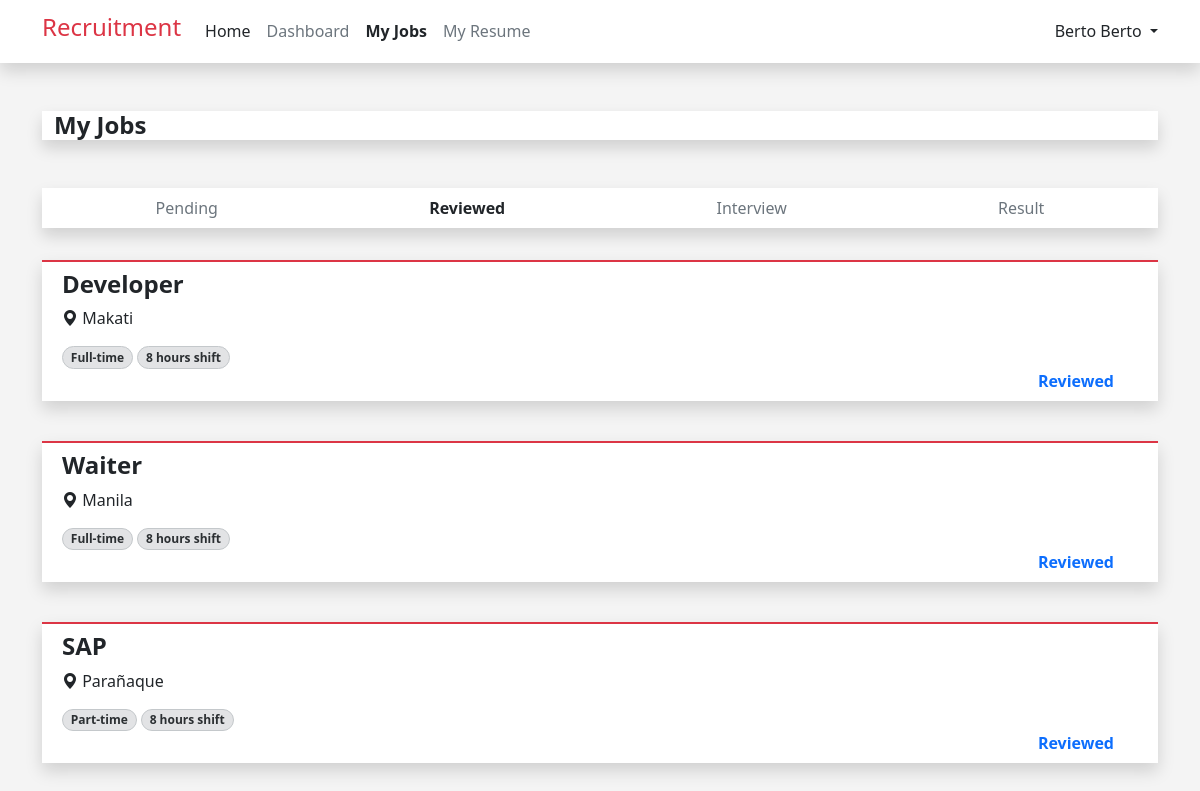
The app's page /my_jobs.php?status=Reviewed (signed in), older data.
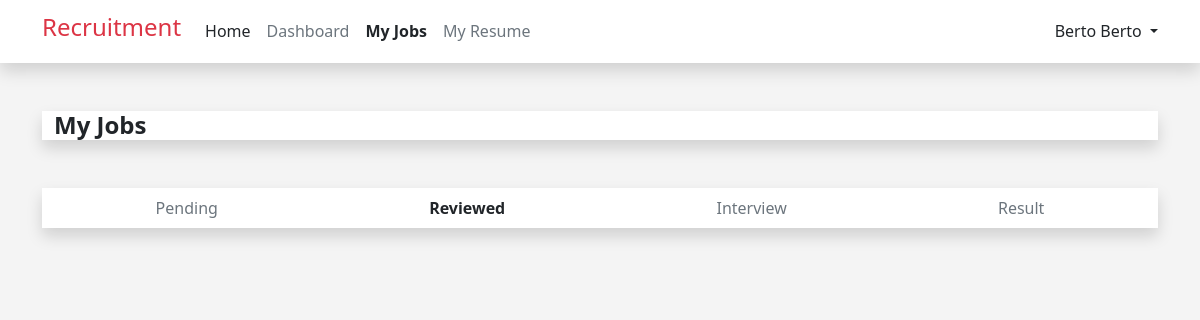
The same page, newer data.
### tables this page shows
CREATE TABLE `job_applicants` (
  `id` int(12) NOT NULL,
  `user_id` int(12) NOT NULL,
  `job_id` int(12) NOT NULL,
  `application_status` varchar(255) NOT NULL,
  `interview_date` datetime DEFAULT NULL
);

CREATE TABLE `jobs` (
  `id` int(12) NOT NULL,
  `job_name` varchar(255) NOT NULL,
  `salary` int(12) NOT NULL,
  `job_type` varchar(255) NOT NULL,
  `shift_and_schedule` varchar(255) NOT NULL,
  `location` varchar(255) NOT NULL,
  `job_description` text NOT NULL,
  `benefits` text NOT NULL,
  `priority` varchar(255) NOT NULL,
  `department` varchar(255) NOT NULL,
  `created_at` timestamp NOT NULL DEFAULT current_timestamp() ON UPDATE current_timestamp()
);

### my_jobs.php (the view, shortened to what the changed rows need)
<?php
include ("dbconn.php");
include ("header.php");
if (isset ($_GET['status'])) {
    $status = $_GET['status'];
    $userId = $_SESSION['user_id'];
    if ($status === 'Result') {
        $query =
            "SELECT jobs.job_name, jobs.job_type, jobs.shift_and_schedule, jobs.location, job_applicants.application_status
            FROM jobs
            INNER JOIN job_applicants ON jobs.id = job_applicants.job_id
            WHERE job_applicants.user_id = ? AND (job_applicants.application_status = ? OR job_applicants.application_status = ?)
            ORDER BY
                CASE WHEN job_applicants.application_status = 'Selected' THEN 0 ELSE 1 END";
        $stmt = $conn->prepare($query);
        $status1 = 'Selected';
        $status2 = 'Not Selected';
        $stmt->bind_param("iss", $userId, $status1, $status2);
        $stmt->execute();
    } else {
        $query =
            "SELECT jobs.job_name, jobs.job_type, jobs.shift_and_schedule, jobs.location, job_applicants.application_status
            FROM jobs
            INNER JOIN job_applicants ON jobs.id = job_applicants.job_id
            WHERE job_applicants.user_id = ? AND job_applicants.application_status = ?";
        $stmt = $conn->prepare($query);
        $stmt->bind_param("is", $userId, $status);
        $stmt->execute();
    }
    $result = $stmt->get_result();
    function getStatusClass($status)
    {
        switch ($status) {
            case 'Reviewed':
                return 'text-primary';
        }
    }
}
?>
<!DOCTYPE html>
<html lang="en">
<head>
</head>
<body style="background-color: #F4F4F4; ">
    <div class="container">
        <?php
        while ($row = mysqli_fetch_assoc($result)) {
            ?>
            <div class="row">
                <div class="col-sm-12 col-md-12 ">
                    <div class="container-fluid bg-white shadow mb-3 mt-4 border-2 border-top border-danger">
                        <div class="row p-2">
                            <h4 class="fw-bold">
                                <?php echo $row['job_name'] ?>
                            </h4>
                            <div class="row">
                                <div class="col">
                                    <i class="bi bi-geo-alt-fill"></i><span>
                                        <?php echo $row['location']; ?>
                                    </span>
                                </div>
                            </div>
                            <div class="row">
                                <div class="col">
                                    <span
                                        class="badge bg-secondary-subtle border border-secondary-subtle text-secondary-emphasis rounded-pill mt-3">
                                        <?php echo $row['job_type']; ?>
                                    </span>
                                    <span
                                        class="badge bg-secondary-subtle border border-secondary-subtle text-secondary-emphasis rounded-pill mt-3">
                                        <?php echo $row['shift_and_schedule']; ?>
                                    </span>
                                </div>
                            </div>
                            <div class="row">
                                <div class="col d-flex justify-content-end">
                                    <div
                                        class="fw-bold rounded-1 <?php echo getStatusClass($row['application_status']); ?>">
                                        <?php echo $row['application_status']; ?>
                                    </div>
                                </div>
                            </div>
                        </div>
                    </div>
                </div>
            </div>
            <?php
        }
        ?>
    </div>
</body>
</html>

Row changes from the older to the newer data that the page shows:
no longer on this page (row edited): job_applicants: job.job_name "Developer", job.location "Makati", job.job_type "Full-time", job.shift_and_schedule "8 hours shift", application_status "Reviewed"
no longer on this page (row edited): job_applicants: job.job_name "Waiter", job.location "Manila", job.job_type "Full-time", job.shift_and_schedule "8 hours shift", application_status "Reviewed"
no longer on this page (row edited): job_applicants: job.job_name "SAP", job.location "Parañaque", job.job_type "Part-time", job.shift_and_schedule "8 hours shift", application_status "Reviewed"
